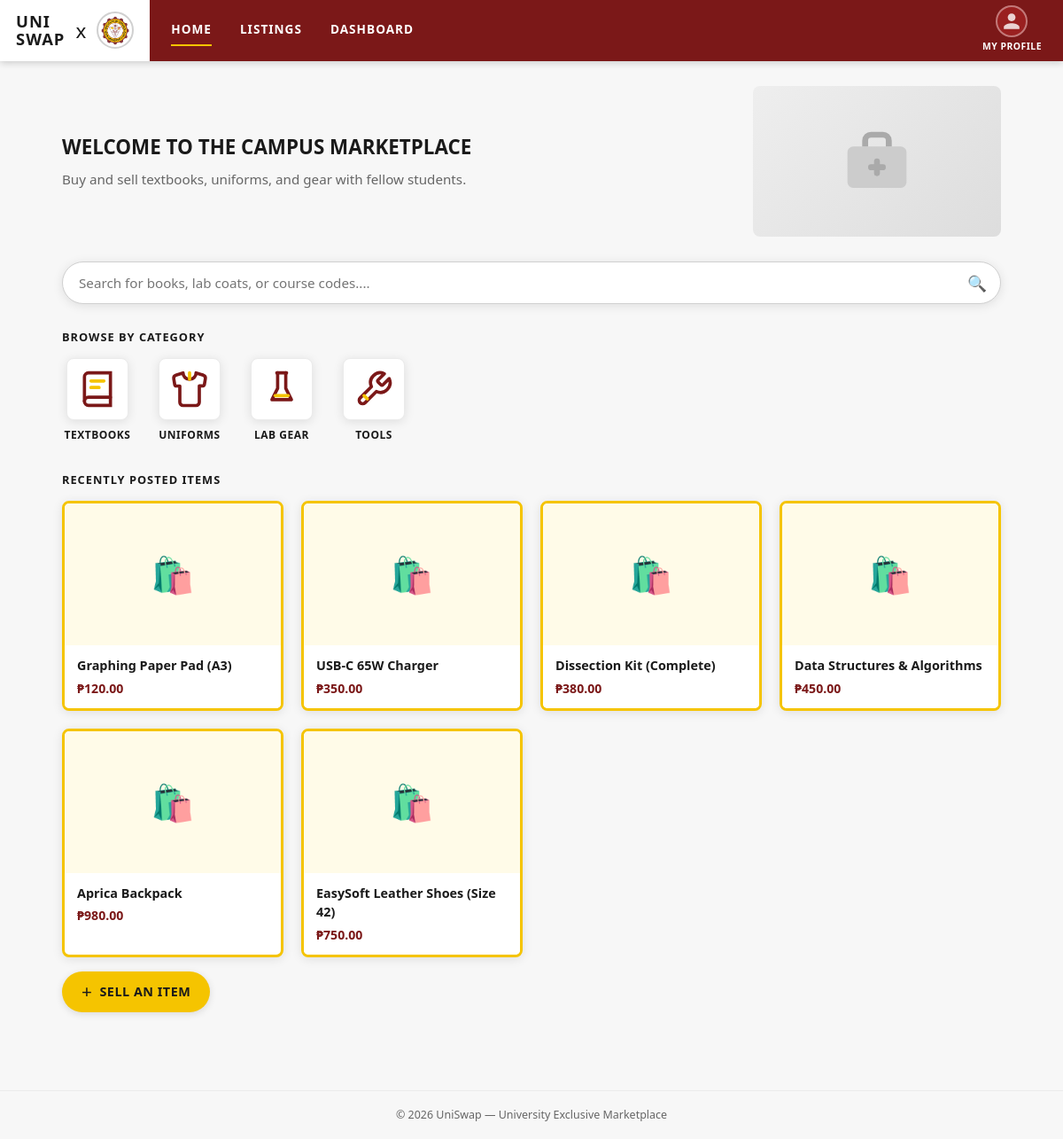
Screenshot of /index.php (signed in) with the database file from the repository.
### tables this page shows
CREATE TABLE IF NOT EXISTS `POSTS` (
  `itemID`      char(12)       NOT NULL,
  `sellerID`    int(11)        NOT NULL,
  `categoryID`  int(11)        NOT NULL,
  `title`       varchar(150)   NOT NULL,
  `description` text           DEFAULT NULL,
  `price`       decimal(10,2)  DEFAULT 0.00,
  `datePosted`  date           DEFAULT NULL,
  `condition`   varchar(50)    DEFAULT NULL,
  PRIMARY KEY (`itemID`),
  KEY `sellerID` (`sellerID`),
  KEY `categoryID` (`categoryID`),
  CONSTRAINT `POSTS_ibfk_1` FOREIGN KEY (`sellerID`) REFERENCES `SELLER` (`sellerID`),
  CONSTRAINT `POSTS_ibfk_2` FOREIGN KEY (`categoryID`) REFERENCES `CATEGORY` (`categoryID`)
);

### index.php (the view, shortened to what this page needs)
<?php
if(isset($_SESSION['user_logged_in']) && $_SESSION['user_logged_in'] === true){
    include 'connect.php';
    require_once 'includes/header.php';
    $recentSQL = "SELECT p.itemID, p.title, p.price, p.condition, c.categoryName
                  FROM POSTS p
                  INNER JOIN CATEGORY c ON p.categoryID = c.categoryID
                  ORDER BY p.datePosted DESC, p.itemID DESC
                  LIMIT 6";
    $recentResult = mysqli_query($connection, $recentSQL);
} else {
    header('Location: user_login.php');
    exit;
}
?>
<div class="uni-page">
    <div class="home-hero">
        <div class="home-hero-text">
            <h2>Welcome to the Campus Marketplace</h2>
            <p>Buy and sell textbooks, uniforms, and gear with fellow students.</p>
        </div>
        <div class="home-hero-img" style="background:linear-gradient(135deg,#eee,#ddd);display:flex;align-items:center;justify-content:center;">
        </div>
    </div>
    <div class="home-search">
        <form method="get" action="user_listings.php">
            <input type="text" name="search" placeholder="Search for books, lab coats, or course codes....">
            <span class="search-icon">🔍</span>
        </form>
    </div>
    <div class="section-label">Browse by Category</div>
    <div class="category-grid">
        <a href="user_listings.php?cat=textbook" class="category-item">
            <div class="category-icon">
            </div>
            <span>Textbooks</span>
        </a>
        <a href="user_listings.php?cat=uniform" class="category-item">
            <div class="category-icon">
            </div>
            <span>Uniforms</span>
        </a>
        <a href="user_listings.php?cat=lab" class="category-item">
            <div class="category-icon">
            </div>
            <span>Lab Gear</span>
        </a>
        <a href="user_listings.php?cat=tools" class="category-item">
            <div class="category-icon">
            </div>
            <span>Tools</span>
        </a>
    </div>
    <div class="section-label">Recently Posted Items</div>
    <div class="listings-grid">
        <?php
        if($recentResult && mysqli_num_rows($recentResult) > 0):
            while($item = mysqli_fetch_assoc($recentResult)):
        ?>
        <a href="user_item.php?id=<?php echo $item['itemID']; ?>" class="listing-card">
            <div class="card-img" style="display:flex;align-items:center;justify-content:center;font-size:2.5rem;">
                🛍️
            </div>
            <div class="card-body">
                <div class="card-title"><?php echo htmlspecialchars($item['title']); ?></div>
                <div class="card-price">₱<?php echo number_format($item['price'],2); ?></div>
            </div>
        </a>
        <?php endwhile; else: ?>
        <p style="color:var(--text-muted);font-size:0.9rem;">No items posted yet. Be the first to sell!</p>
        <?php endif; ?>
    </div>
    <a href="user_new_listing.php" class="sell-btn">
        <span class="plus">+</span> Sell an Item
    </a>
</div>
<?php require_once 'includes/footer.php'; ?>

### css/uniswap.css (style rules this page uses)
:root { --maroon: #7B1818; --maroon-dark: #5C1010; --maroon-light: #9A2020; --yellow: #F5C400; --yellow-dark: #D4A800; --yellow-light: #FFD700; --white: #FFFFFF; --off-white: #F7F7F7; --light-gray: #EBEBEB; --gray: #D0D0D0; --dark: #1A1A1A; --text-muted: #666666; --font: 'Segoe UI', Arial, sans-serif; --shadow: 0 2px 12px rgba(0,0,0,0.10); --radius: 8px; }
*, *::before, *::after { box-sizing: border-box; margin: 0; padding: 0; }
html, body { height: 100%; }
body { font-family: var(--font); background: var(--off-white); color: var(--dark); line-height: 1.5; min-height: 100vh; }
a { text-decoration: none; color: inherit; }
button, input, select, textarea { font-family: inherit; }
.uni-page { max-width: 1100px; margin: 0 auto; padding: 28px 20px 48px; }
.home-hero { display: flex; align-items: center; justify-content: space-between; gap: 24px; margin-bottom: 28px; }
.home-hero-text h2 { font-size: 1.4rem; font-weight: 900; text-transform: uppercase; margin-bottom: 8px; }
.home-hero-text p { color: var(--text-muted); font-size: 0.95rem; }
.home-hero-img { width: 280px; height: 170px; border-radius: var(--radius); object-fit: cover; flex-shrink: 0; background: var(--light-gray); overflow: hidden; }
.home-search { position: relative; margin-bottom: 28px; }
.home-search input { width: 100%; padding: 13px 48px 13px 18px; border: 1px solid var(--gray); border-radius: 30px; background: var(--white); font-size: 0.95rem; outline: none; box-shadow: var(--shadow); transition: border-color 0.2s; }
.home-search .search-icon { position: absolute; right: 16px; top: 50%; transform: translateY(-50%); color: var(--text-muted); font-size: 1.1rem; pointer-events: none; }
.section-label { font-size: 0.8rem; font-weight: 700; text-transform: uppercase; letter-spacing: 1px; color: var(--dark); margin-bottom: 14px; }
.category-grid { display: flex; gap: 24px; margin-bottom: 32px; flex-wrap: wrap; }
.category-item { display: flex; flex-direction: column; align-items: center; gap: 8px; cursor: pointer; min-width: 80px; }
.category-icon { width: 70px; height: 70px; border-radius: var(--radius); background: var(--white); border: 1px solid var(--light-gray); display: flex; align-items: center; justify-content: center; box-shadow: var(--shadow); transition: transform 0.15s; }
.category-item span { font-size: 0.75rem; font-weight: 700; text-transform: uppercase; letter-spacing: 0.5px; text-align: center; }
.sell-btn { display: inline-flex; align-items: center; gap: 8px; background: var(--yellow); color: var(--dark); font-weight: 700; font-size: 0.9rem; padding: 12px 22px; border-radius: 30px; border: none; cursor: pointer; box-shadow: 0 2px 8px rgba(0,0,0,0.12); transition: background 0.2s; text-transform: uppercase; letter-spacing: 0.5px; margin-top: 16px; }
.sell-btn .plus { font-size: 1.3rem; font-weight: 300; line-height: 1; }
.listings-grid { display: grid; grid-template-columns: repeat(auto-fill, minmax(200px, 1fr)); gap: 20px; }
.listing-card { background: var(--white); border: 3px solid var(--yellow); border-radius: var(--radius); overflow: hidden; cursor: pointer; transition: transform 0.15s, box-shadow 0.15s; box-shadow: var(--shadow); }
.listing-card .card-img { width: 100%; height: 160px; object-fit: contain; background: #FFFBE8; padding: 16px; }
.listing-card .card-body { padding: 12px 14px; background: var(--white); }
.listing-card .card-title { font-weight: 700; font-size: 0.9rem; margin-bottom: 4px; color: var(--dark); }
.listing-card .card-price { font-size: 0.88rem; color: var(--maroon); font-weight: 700; }

### rows the page displays
posts: title "Graphing Paper Pad (A3)", price "120.00"
posts: title "USB-C 65W Charger", price "350.00"
posts: title "Dissection Kit (Complete)", price "380.00"
posts: title "Data Structures & Algorithms", price "450.00"
posts: title "Aprica Backpack", price "980.00"
posts: title "EasySoft Leather Shoes (Size 42)", price "750.00"
